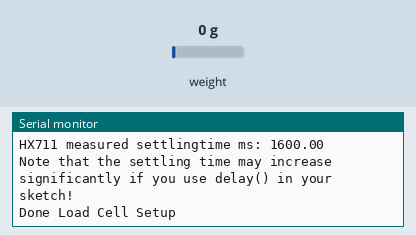
Simulated run of this sketch. Board: Arduino Uno, built with avr-gcc and run on an emulated ATmega328P. Parts: the last lines printed to the serial monitor. Inputs (shaded band) come from the test bench; at power-on: weight on the scale 0 g. No radio packets arrive unless stated.

Above: at 3.8 s.
3.9 s: weight on the scale set to 100 g
At 6.6 s:
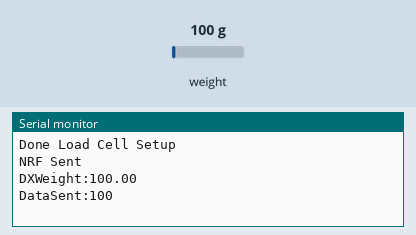
6.9 s: weight on the scale set to 1250 g
At 9.3 s:
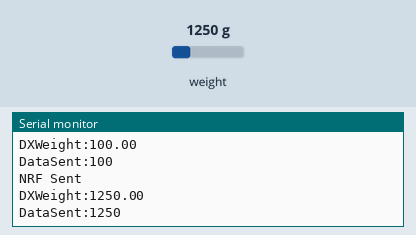

Measured:
- after the input at 3.9 s, the serial monitor: prints a new line after 1.8 s (image 1)
- after the input at 6.9 s, the serial monitor: prints a new line after 1.8 s (image 2)

The sketch:

DextroseMonitor_TX.ino
```cpp
#include <SPI.h>
#include <nRF24L01.h>
#include <RF24.h>
#include <HX711_ADC.h>
#include <EEPROM.h>
#include "DataStructure.h"


RF24 NRF(A0, A1);  // CE, CSN

const byte address[6] = "DX001";

//pins:
const int HX711_dout = 2;  //mcu > HX711 dout pin
const int HX711_sck = 3;   //mcu > HX711 sck pin

//HX711 constructor:
HX711_ADC LoadCell(HX711_dout, HX711_sck);
float currentWeight = 0.0;
const int calVal_eepromAdress = 0;
unsigned long t = 0;

uint32_t report_period = 3000;
uint32_t last_millis = 0;

void setup() {
  Serial.begin(9600);
  if (!NRF.begin()) {
    Serial.println("NRF24L01 Hardware Didn't Respond");
  }
  Serial.println("NRF24L01 Transmitter Mode");
  NRF.setPALevel(RF24_PA_MAX);
  NRF.setDataRate(RF24_250KBPS);
  NRF.openWritingPipe(address);
  NRF.stopListening();

  LoadCell_Setup();
  last_millis = millis();
}

void loop() {
  LoadCell_Loop();
  if (millis() - last_millis > report_period) {
    NRF_Send();
    Serial.println("DXWeight:" + String(currentWeight));
    Serial.print("DataSent:");
    Serial.println(payload.DXweight);
    last_millis = millis();
  }
}
```

DataStructure.h
```cpp
//Communication Data Structure
// Max size of this struct is 32 bytes - NRF24L01 buffer limit
struct Payload_Data {
  uint8_t ID = 0xff;
  int DXweight = 0;
};

Payload_Data payload;  // Create a variable with the above structure
```

LoadCell.ino
```cpp
//Calibration Factor: 22.17

void LoadCell_Setup() {
  Serial.println("Load Cell Setup");

  float calibrationValue;           // calibration value
  calibrationValue = 0.0;           // uncomment this if you want to set this value in the sketch
  EEPROM.get(0, calibrationValue);  // uncomment this if you want to fetch this value from eeprom
  Serial.print("Fetch Calibration Factor From EEPROM:");
  Serial.println(calibrationValue);

  LoadCell.begin();
  //LoadCell.setReverseOutput();
  unsigned long stabilizingtime = 2000;  // tare preciscion can be improved by adding a few seconds of stabilizing time
  boolean _tare = true;                  //set this to false if you don't want tare to be performed in the next step
  LoadCell.start(stabilizingtime, _tare);
  if (LoadCell.getTareTimeoutFlag()) {
    Serial.println("Timeout, check MCU>HX711 wiring and pin designations");
  } else {
    LoadCell.setCalFactor(calibrationValue);  // set calibration factor (float)
    Serial.println("Startup is complete");
  }
  while (!LoadCell.update())
    ;
  Serial.print("Calibration value: ");
  Serial.println(LoadCell.getCalFactor());
  Serial.print("HX711 measured conversion time ms: ");
  Serial.println(LoadCell.getConversionTime());
  Serial.print("HX711 measured sampling rate HZ: ");
  Serial.println(LoadCell.getSPS());
  Serial.print("HX711 measured settlingtime ms: ");
  Serial.println(LoadCell.getSettlingTime());
  Serial.println("Note that the settling time may increase significantly if you use delay() in your sketch!");
  if (LoadCell.getSPS() < 7) {
    Serial.println("!!Sampling rate is lower than specification, check MCU>HX711 wiring and pin designations");
  } else if (LoadCell.getSPS() > 100) {
    Serial.println("!!Sampling rate is higher than specification, check MCU>HX711 wiring and pin designations");
  }
  Serial.println("Done Load Cell Setup");
}

void LoadCell_Loop() {
  static boolean newDataReady = 0;
  const int serialPrintInterval = 500;  //increase value to slow down serial print activity

  // check for new data/start next conversion:
  if (LoadCell.update()) newDataReady = true;

  // get smoothed value from the dataset:
  if (newDataReady) {
    if (millis() > t + serialPrintInterval) {
      float i = LoadCell.getData();
      currentWeight = i;
      // Serial.print("Load_cell output val: ");
      // Serial.println(i);
      newDataReady = 0;
      t = millis();
    }
  }


  // check if last tare operation is complete:
  if (LoadCell.getTareStatus() == true) {
    Serial.println("Tare complete");
  }
}
```

NRF24L01.ino
```cpp
void NRF_Send() {
  payload.ID=0x01;
  payload.DXweight=int(currentWeight);

  Serial.println("NRF Sent");
  NRF.write(&payload, sizeof(Payload_Data));
}
```
